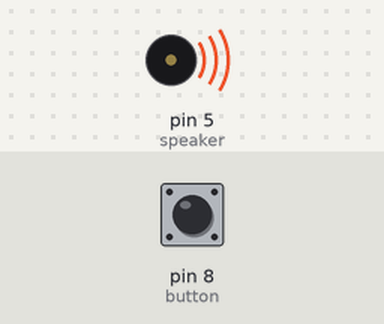
Recording of a sketch running on a simulated Arduino Uno, built with avr-gcc and run on an emulated ATmega328P. On the bench: buzzer (waves = sounding). The test bench sets the inputs (shaded band); at power-on: pin 8 (button) HIGH. Random numbers use the default seed unless the sketch sets one.

Above: at 0.1 s.
At 32.5 s:
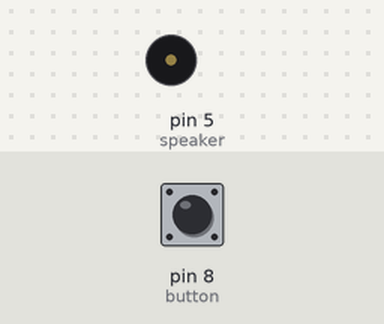
Timing chart, 0 to 40.0 s (numbered marks = the images above):
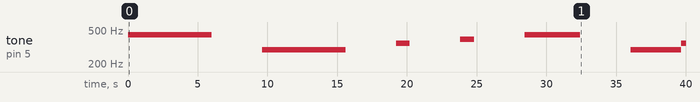

Measured:
- by itself, tone on pin 5 (speaker): plays 440 Hz for 6.0 s, 294 Hz for 6.0 s, 349 Hz for 1.0 s, 392 Hz for 1.0 s, 440 Hz for 4.0 s, 294 Hz for 3.6 s … (7 notes in this stretch)

The sketch:

codi_inicial_p4.ino
```cpp
//*****************************
//***     P4 - Transistors  ***
//*** Joc llum verda, llum  ***
//*** vermella              ***
//***                       ***
//*****************************

//Fitxer que relaciona text amb les freqüències de notes musicals
#include "notes_frequencies.h"

// Marge de temps que té el jugador per despolsar el polsador
int tempsPerCanviar = 800;

// Cada quan generem una nota (indicant llum vermella / llum verda), serà aleatori (mínim 2000, màxim 3000 ms)
int tempsRandom = random(2000, 3000);

// Temps necessari que haurà d'haver polsat el jugador per guanyar
double tempsNecessari = 0;

// Temps actual
int tempsActual = 0;

// Temps total que ha polsat el jugador
int tempsPolsat = 0;

//Notes
//01
//Notes (): (C:Do, D:Re, E:Mi, F:Fa, G: Sol, A:La, B:Si)
unsigned int notes[] = {NA4,ND4,NF4,NG4,NA4,ND4,NF4,NG4,NE4,NG4,NC4,NF4,NE4,NG4,NC4,NF4,NE4,ND4,ND4};
//Duracio notes en millisegons
unsigned int duracio_notes[] = {6000,6000,1000,1000,4000,4000,1000,1000,12000,6000,6000,1000,1000,4000,6000,1000,1000,4000,6000};

// Número de notes que tenim (extret del vector)
unsigned numNotes = sizeof(notes)/sizeof(notes[0]);

// Pins on connectem el polsador i l'altaveu, respectivament
const int button = 8;
const int speaker = 5;

// Pin on tenim el LED a la placa Arduino
const int LEDPin = 2;

// Variable que guardarà el temps d'inici de la nota
int iniciNota = 0;

// Iniciem un button_state per veure si el botó es troba HIGH (apagat) o LOW (encès) ja que és PULLUP
int button_state = 0;

// Variable auxiliar que anirà guardant el temps que sona la nota mentre el jugador està polsant el
// polsador, si s'acaba la nota i no ha deixat de prèmer abans que s'acabi el temps de cortèsia indicat,
// no se li sumarà aquest temps
double tempsPolsantNota = 0;

void setup() {
  Serial.begin(9600);

  // Assignem el LED a LOW
  digitalWrite(LEDPin, LOW);

  // PinMode pel nostre polsador
  pinMode(button, INPUT_PULLUP);

  // PinMode pel nostre altaveu
  pinMode(speaker, OUTPUT);

  // Fem el càlcul del mínim temps que haurà d'estar el jugador polsant per tal de guanyar
  for(int i = 0; i < sizeof(notes); i++){
    tempsNecessari += duracio_notes[i]/2;
  }
}


void loop() {

  // For per anar iterant per totes les notes que es trobin dins de la llista de notes (nota x nota)
  for(int i = 0; i < numNotes; i++){

    // Reprodueix el to a la freqüència de la nota actual i es manté sonant fins que acabi el temps definit per aquesta nota
    tone(speaker, notes[i], duracio_notes[i]);

    // Guardem el temps en què comença la nota
    iniciNota = millis();

    // Guardem el temps actual (s'anirà actualitzant a continuació)
    tempsActual = millis();

    // Ara mentre duri la nota, comprovarem l'estat del polsador per sumar o no el temps al jugador
    while(millis() - iniciNota < duracio_notes[i]){
      button_state = digitalRead(button);

      // Si està polsat, anem guardant el temps a una variable auxiliar
      if(button_state == LOW){
        tempsPolsantNota += millis() - tempsActual;
      }

      // Actualitzem el temps actual
      tempsActual = millis();
    }

    // Deixem un temps (800ms) per tal de que el jugador deixi de prèmer
    delay(tempsPerCanviar);

    button_state = digitalRead(button);

    // Comprovem que efectivament ha deixat de polsar
    if(button_state == HIGH){
      tempsPolsat += tempsPolsantNota;
    }

    // Posem el comptador del temps que hem polsat una nota a 0
    tempsPolsantNota = 0;

    // Ens esperem un temps aleatori fins que soni la següent nota
    delay(tempsRandom);
  }

  // Quan acaba el for s'han acabat les notes, em de comprovar si el jugador ha guanyat
  // Ho indicarem amb un missatge i encenent el LED, per desprès sortir del programa
  if(tempsPolsat >= tempsNecessari){
    Serial.println("Has guanyat!");
    digitalWrite(LEDPin, HIGH);
    delay(100);
    exit(0);
  }

}
```

notes_frequencies.h
```cpp
/*************************************************
 * Public Constants
 *************************************************/

#define NB0  31
#define NC1  33
#define NCS1 35
#define ND1  37
#define NDS1 39
#define NE1  41
#define NF1  44
#define NFS1 46
#define NG1  49
#define NGS1 52
#define NA1  55
#define NAS1 58
#define NB1  62
#define NC2  65
#define NCS2 69
#define ND2  73
#define NDS2 78
#define NE2  82
#define NF2  87
#define NFS2 93
#define NG2  98
#define NGS2 104
#define NA2  110
#define NAS2 117
#define NB2  123
#define NC3  131
#define NCS3 139
#define ND3  147
#define NDS3 156
#define NE3  165
#define NF3  175
#define NFS3 185
#define NG3  196
#define NGS3 208
#define NA3  220
#define NAS3 233
#define NB3  247
#define NC4  262
#define NCS4 277
#define ND4  294
#define NDS4 311
#define NE4  330
#define NF4  349
#define NFS4 370
#define NG4  392
#define NGS4 415
#define NA4  440
#define NAS4 466
#define NB4  494
#define NC5  523
#define NCS5 554
#define ND5  587
#define NDS5 622
#define NE5  659
#define NF5  698
#define NFS5 740
#define NG5  784
#define NGS5 831
#define NA5  880
#define NAS5 932
#define NB5  988
#define NC6  1047
#define NCS6 1109
#define ND6  1175
#define NDS6 1245
#define NE6  1319
#define NF6  1397
#define NFS6 1480
#define NG6  1568
#define NGS6 1661
#define NA6  1760
#define NAS6 1865
#define NB6  1976
#define NC7  2093
#define NCS7 2217
#define ND7  2349
#define NDS7 2489
#define NE7  2637
#define NF7  2794
#define NFS7 2960
#define NG7  3136
#define NGS7 3322
#define NA7  3520
#define NAS7 3729
#define NB7  3951
#define NC8  4186
#define NCS8 4435
#define ND8  4699
#define NDS8 4978
```
